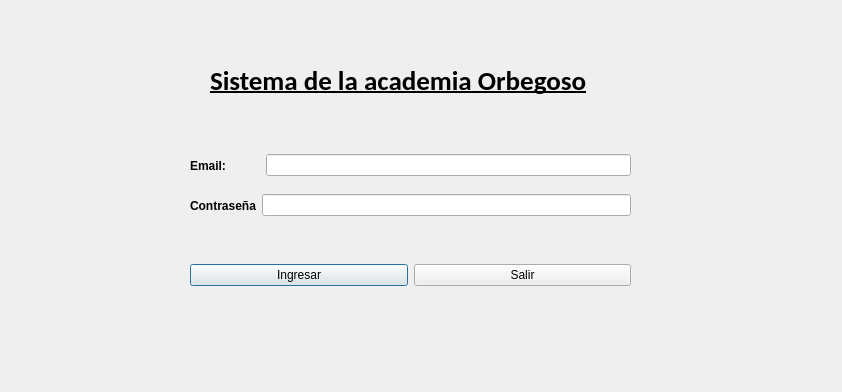
<?xml version="1.0" encoding="UTF-8"?>
<ui version="4.0">
 <class>loginDialog</class>
 <widget class="QDialog" name="loginDialog">
  <property name="geometry">
   <rect>
    <x>0</x>
    <y>0</y>
    <width>842</width>
    <height>392</height>
   </rect>
  </property>
  <property name="windowTitle">
   <string>Dialog</string>
  </property>
  <widget class="QWidget" name="horizontalLayoutWidget">
   <property name="geometry">
    <rect>
     <x>190</x>
     <y>150</y>
     <width>441</width>
     <height>31</height>
    </rect>
   </property>
   <layout class="QHBoxLayout" name="horizontalLayout">
    <item>
     <widget class="QLabel" name="emailLabel">
      <property name="font">
       <font>
        <weight>75</weight>
        <bold>true</bold>
       </font>
      </property>
      <property name="text">
       <string>Email:          </string>
      </property>
     </widget>
    </item>
    <item>
     <widget class="QLineEdit" name="emailLineEdit"/>
    </item>
   </layout>
  </widget>
  <widget class="QWidget" name="horizontalLayoutWidget_2">
   <property name="geometry">
    <rect>
     <x>190</x>
     <y>190</y>
     <width>441</width>
     <height>31</height>
    </rect>
   </property>
   <layout class="QHBoxLayout" name="horizontalLayout_2">
    <item>
     <widget class="QLabel" name="passwordLabel">
      <property name="font">
       <font>
        <weight>75</weight>
        <bold>true</bold>
       </font>
      </property>
      <property name="text">
       <string>Contraseña</string>
      </property>
     </widget>
    </item>
    <item>
     <widget class="QLineEdit" name="passwordLineEdit"/>
    </item>
   </layout>
  </widget>
  <widget class="QWidget" name="horizontalLayoutWidget_3">
   <property name="geometry">
    <rect>
     <x>190</x>
     <y>260</y>
     <width>441</width>
     <height>31</height>
    </rect>
   </property>
   <layout class="QHBoxLayout" name="horizontalLayout_3">
    <item>
     <widget class="QPushButton" name="enterPushButton">
      <property name="text">
       <string>Ingresar</string>
      </property>
     </widget>
    </item>
    <item>
     <widget class="QPushButton" name="exitPushButton">
      <property name="text">
       <string>Salir</string>
      </property>
     </widget>
    </item>
   </layout>
  </widget>
  <widget class="QLabel" name="label">
   <property name="geometry">
    <rect>
     <x>210</x>
     <y>60</y>
     <width>391</width>
     <height>41</height>
    </rect>
   </property>
   <property name="font">
    <font>
     <family>Calibri</family>
     <pointsize>20</pointsize>
     <weight>75</weight>
     <bold>true</bold>
     <underline>true</underline>
    </font>
   </property>
   <property name="text">
    <string>Sistema de la academia Orbegoso</string>
   </property>
  </widget>
 </widget>
 <resources/>
 <connections/>
</ui>
